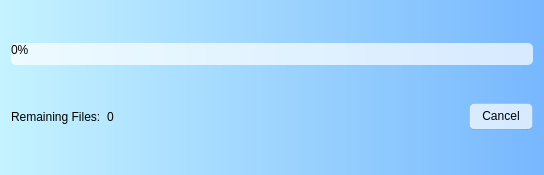
<?xml version="1.0" encoding="UTF-8"?>
<ui version="4.0">
 <class>fpsProgressDialog</class>
 <widget class="QDialog" name="fpsProgressDialog">
  <property name="geometry">
   <rect>
    <x>0</x>
    <y>0</y>
    <width>544</width>
    <height>175</height>
   </rect>
  </property>
  <property name="windowTitle">
   <string>Progress</string>
  </property>
  <property name="styleSheet">
   <string notr="true">background-color: qlineargradient(x1:0, y1:0.5, x2:1, y2:0.5, stop:0 #c5f3ff, stop:1 #77b7fe); 
border-radius: 15%;</string>
  </property>
  <layout class="QGridLayout" name="gridLayout">
   <item row="0" column="0" colspan="4">
    <widget class="QProgressBar" name="progressBar">
     <property name="styleSheet">
      <string notr="true">QProgressBar::chunk { background: #aad0e5; border-radius:5px; }
QProgressBar { background: rgba(255, 255, 255, 0.7); border-radius:5px; }
</string>
     </property>
     <property name="value">
      <number>0</number>
     </property>
    </widget>
   </item>
   <item row="1" column="0">
    <widget class="QLabel" name="label">
     <property name="autoFillBackground">
      <bool>false</bool>
     </property>
     <property name="styleSheet">
      <string notr="true">background: transparent;</string>
     </property>
     <property name="text">
      <string>Remaining Files:</string>
     </property>
    </widget>
   </item>
   <item row="1" column="1">
    <widget class="QLabel" name="labRemaining">
     <property name="styleSheet">
      <string notr="true">background: transparent;</string>
     </property>
     <property name="text">
      <string>0</string>
     </property>
    </widget>
   </item>
   <item row="1" column="2">
    <spacer name="horizontalSpacer">
     <property name="orientation">
      <enum>Qt::Horizontal</enum>
     </property>
     <property name="sizeHint" stdset="0">
      <size>
       <width>303</width>
       <height>20</height>
      </size>
     </property>
    </spacer>
   </item>
   <item row="1" column="3">
    <widget class="QPushButton" name="btnCancel">
     <property name="styleSheet">
      <string notr="true">QPushButton {
	color: black;
    background: rgba(255, 255, 255, 0.7);
    border: 1px solid rgba(0, 0, 0, 0.073);
    border-bottom: 1px solid rgba(0, 0, 0, 0.183);
    border-radius: 5px;
    padding: 5px 12px 6px 12px;
    outline: none;
}</string>
     </property>
     <property name="text">
      <string>Cancel</string>
     </property>
    </widget>
   </item>
  </layout>
 </widget>
 <resources/>
 <connections/>
</ui>
